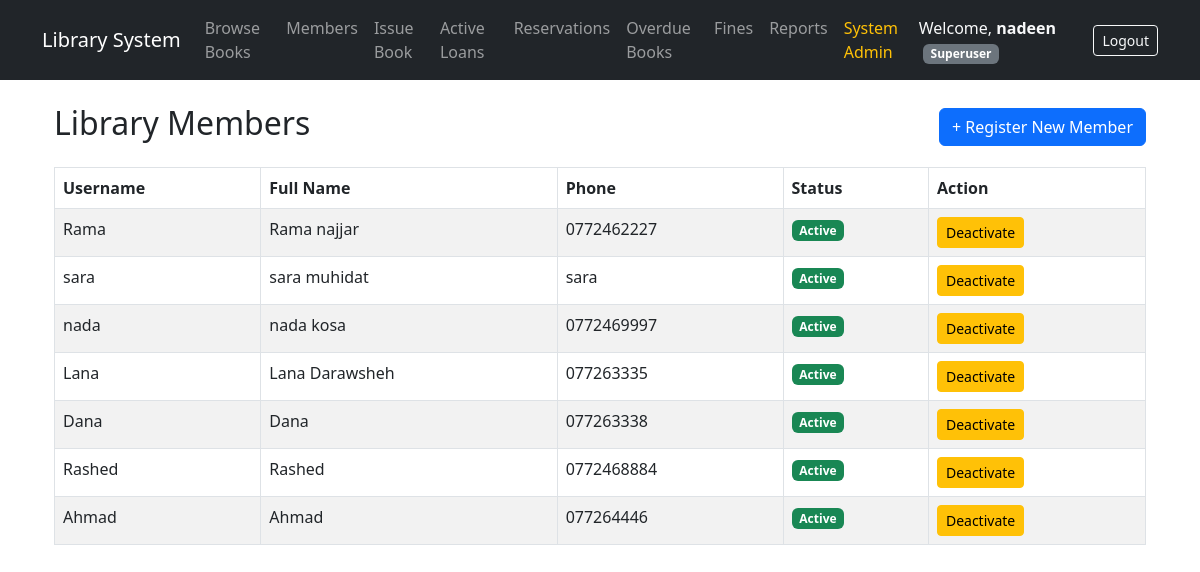
The page /books/members/ (signed in) on the database its author committed.
### books/models.py (models this page shows, shortened)
class Member(models.Model):
    ROLE_CHOICES = (
        ('ADMIN', 'Administrator'),
        ('LIBRARIAN', 'Librarian'),
        ('ASSISTANT', 'Assistant'),
        ('MEMBER', 'Member'),
    )
    user = models.OneToOneField(User, on_delete=models.CASCADE, related_name='member_profile')
    role = models.CharField(max_length=15, choices=ROLE_CHOICES, default='MEMBER')
    phone = models.CharField(max_length=20)
    is_active_member = models.BooleanField(default=True)
    created_at = models.DateTimeField(auto_now_add=True)

### books/views.py (the view)
# urls.py: path('members/', views.member_list, name='member_list'),
@login_required
@role_required(['ADMIN', 'LIBRARIAN', 'ASSISTANT'])
def member_list(request):
    members = Member.objects.select_related('user').all()
    return render(request, 'books/member_list.html', {'members': members})

### books/templates/books/member_list.html
{% extends 'books/base.html' %}
{% block content %}
<div class="container mt-4">
    <div class="d-flex justify-content-between align-items-center mb-3">
        <h2>Library Members</h2>
        <a href="{% url 'member_register' %}" class="btn btn-primary">+ Register New Member</a>
    </div>
    <table class="table table-bordered table-striped">
        <thead>
            <tr>
                <th>Username</th>
                <th>Full Name</th>
                <th>Phone</th>
                <th>Status</th>
                <th>Action</th>
            </tr>
        </thead>
        <tbody>
            {% for member in members %}
            <tr>
                <td>{{ member.user.username }}</td>
                <td>{{ member.user.get_full_name|default:member.user.username }}</td>
                <td>{{ member.phone }}</td>
                <td>
                    {% if member.is_active_member %}
                        <span class="badge bg-success">Active</span>
                    {% else %}
                        <span class="badge bg-secondary">Inactive</span>
                    {% endif %}
                </td>
                <td>
                    <a href="{% url 'toggle_member_status' member.id %}" class="btn btn-sm {% if member.is_active_member %}btn-warning{% else %}btn-success{% endif %}">
                        {% if member.is_active_member %}Deactivate{% else %}Activate{% endif %}
                    </a>
                </td>
            </tr>
            {% empty %}
            <tr>
                <td colspan="5" class="text-center">No registered members found.</td>
            </tr>
            {% endfor %}
        </tbody>
    </table>
</div>
{% endblock %}

### books/templates/books/base.html (shortened to what this page needs)
<!DOCTYPE html>
<html lang="en">
<head>
    <link href="https://cdn.jsdelivr.net/npm/bootstrap@5.3.0/dist/css/bootstrap.min.css" rel="stylesheet">
</head>
<body>
    <nav class="navbar navbar-expand-lg navbar-dark bg-dark mb-4">
        <div class="container">
            <a class="navbar-brand" href="{% url 'book_list' %}">Library System</a>
            <div class="collapse navbar-collapse" id="navbarNav">
                {% if user.is_authenticated %}
                    <ul class="navbar-nav me-auto">
                        <li class="nav-item">
                            <a class="nav-link" href="{% url 'book_list' %}">Browse Books</a>
                        </li>
                        {% if user.member_profile.role in 'ADMIN,LIBRARIAN,ASSISTANT' or user.is_superuser %}
                            <li class="nav-item">
                                <a class="nav-link" href="{% url 'member_list' %}">Members</a>
                            </li>
                            <li class="nav-item">
                                <a class="nav-link" href="{% url 'borrow_book' %}">Issue Book</a>
                            </li>
                            <li class="nav-item">
                                <a class="nav-link" href="{% url 'active_loans' %}">Active Loans</a>
                            </li>
                            <li class="nav-item">
                                <a class="nav-link" href="{% url 'reservation_list' %}">Reservations</a>
                            </li>
                            <li class="nav-item">
                                <a class="nav-link" href="{% url 'overdue_books' %}">Overdue Books</a>
                            </li>
                        {% endif %}
                        {% if user.member_profile.role in 'ADMIN,LIBRARIAN' or user.is_superuser %}
                            <li class="nav-item">
                                <a class="nav-link" href="{% url 'fine_list' %}">Fines</a>
                            </li>
                            <li class="nav-item">
                                <a class="nav-link" href="{% url 'reports_dashboard' %}">Reports</a>
                            </li>
                        {% endif %}
                        {% if user.member_profile.is_admin or user.is_superuser %}
                            <li class="nav-item">
                                <a class="nav-link text-warning" href="/admin/" target="_blank">System Admin</a>
                            </li>
                        {% endif %}
                    </ul>
                    <div class="d-flex align-items-center">
                        <span class="navbar-text me-3 text-light">
                            Welcome, <strong>{{ user.username }}</strong>
                            <small class="badge bg-secondary ms-1">
                                {% if user.is_superuser %}
                                    Superuser
                                {% else %}
                                    {{ user.member_profile.get_role_display|default:"Member" }}
                                {% endif %}
                            </small>
                        </span>
                        <form action="{% url 'logout' %}" method="POST" class="d-inline">
                            <button type="submit" class="btn btn-outline-light btn-sm">Logout</button>
                        </form>
                    </div>
                {% else %}
                    <div class="ms-auto">
                        <a href="{% url 'login' %}" class="btn btn-outline-light btn-sm">Login</a>
                    </div>
                {% endif %}
            </div>
        </div>
    </nav>
    <div class="container">
        {% block content %}{% endblock %}
    </div>
</body>
</html>

### rows shown on the page
Member: user.username "Rama", user.get_full_name "Rama najjar", phone "0772462227", is_active_member "Active"
Member: user.username "sara", user.get_full_name "sara muhidat", phone "sara", is_active_member "Active"
Member: user.username "nada", user.get_full_name "nada kosa", phone "0772469997", is_active_member "Active"
Member: user.username "Lana", user.get_full_name "Lana Darawsheh", phone "077263335", is_active_member "Active"
Member: user.username "Dana", user.get_full_name "Dana", phone "077263338", is_active_member "Active"
Member: user.username "Rashed", user.get_full_name "Rashed", phone "0772468884", is_active_member "Active"
Member: user.username "Ahmad", user.get_full_name "Ahmad", phone "077264446", is_active_member "Active"

### other values the page prints
{{ user.username }} "nadeen"
